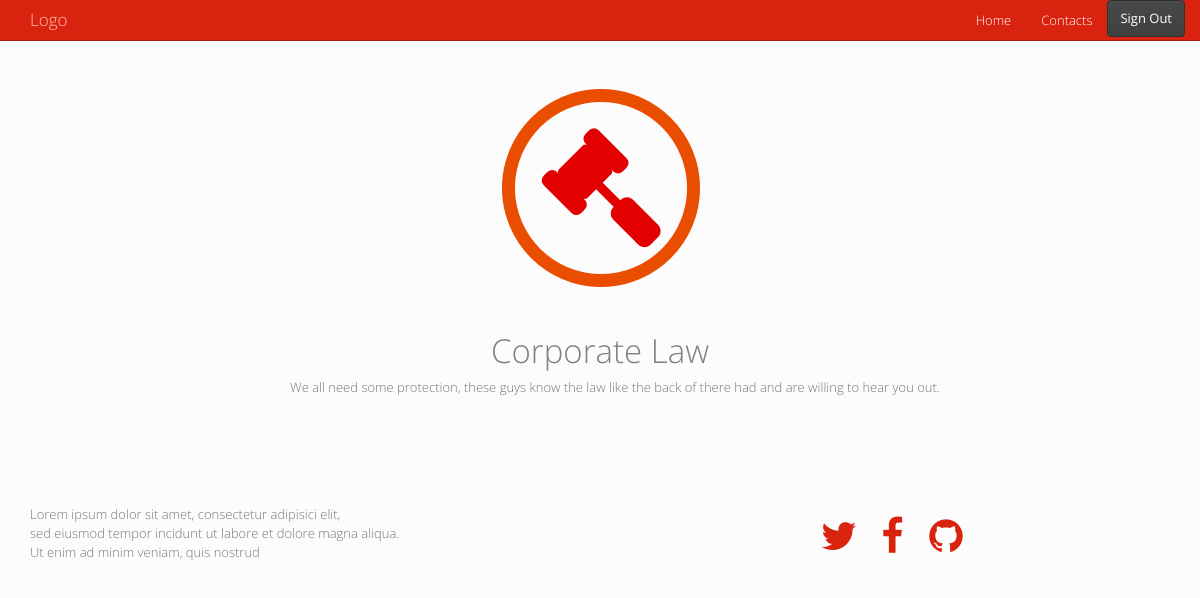
The page /php/skillPage.php?skill=7 on the database its author committed.
### tables this page shows
CREATE TABLE IF NOT EXISTS `skills` (
  `ID` int(11) NOT NULL,
  `skillName` varchar(50) NOT NULL,
  `skillInfo` text NOT NULL
);

### php/skillPage.php (the view, shortened to what this page needs)
<?php
    $skillID = $_GET['skill'];
    if (!isset($skillID)) {
       header("Location: index.php");
   } else {
      $conn = new mysqli(DB_HOST, DB_USER, DB_PASS, DB_NAME);
      if ($conn->connect_error) {
          header("Location: index.php");
          echo $error = "Connection failed: " . $conn->connect_error;
      } else {
          $sql = "SELECT * FROM skills WHERE ID = '".$skillID."'";
          $result = $conn->query($sql);
          $skillInfo = $result->fetch_assoc();
      }
   }
?>
<html><head>
    <link href="http://cdnjs.cloudflare.com/ajax/libs/font-awesome/4.3.0/css/font-awesome.min.css" rel="stylesheet" type="text/css">
    <link rel="stylesheet" href="bootstrap.min.css">
</head><body>
    <div class="navbar navbar-default navbar-inverse navbar-static-top">
      <div class="container">
        <div class="navbar-header">
          <a class="navbar-brand" href="#"><span>Logo</span></a>
        </div>
        <div class="collapse navbar-collapse" id="navbar-ex-collapse">
          <a href="logout.php" class="btn btn-default navbar-right">Sign Out</a><ul class="nav navbar-nav navbar-right">
            <li class="active">
              <a href="#">Home</a>
            </li>
            <li class="active">
              <a href="#">Contacts</a>
            </li>
          </ul>
        </div>
      </div>
    </div>
    <div class="section">
      <div class="container">
        <div class="row">
          <div class="col-md-1"></div>
          <div class="col-md-10">
            <img src="<?php echo "assets/".$skillID.".png" ?>" class="center-block img-circle img-responsive">
            <h1 class="text-center text-muted"><?php echo $skillInfo["skillName"] ?></h1>
          </div>
          <div class="col-md-1"></div>
        </div>
      </div>
    </div>
    <div class="section">
      <div class="container">
        <div class="row">
          <div class="col-md-12">
            <div class="section">
              <div class="container">
                <div class="row"><div class="col-md-12"><p class="text-center"><?php echo $skillInfo["skillInfo"] ?></p></div></div>
              </div>
            </div>
          </div>
        </div>
      </div>
    </div><footer class="section section-primary"> <div class="container"> <div class="row"> <div class="col-sm-6"> <h1><br><br></h1> <p>Lorem ipsum dolor sit amet, consectetur adipisici elit, <br>sed eiusmod tempor incidunt ut labore et dolore magna aliqua. <br>Ut enim ad minim veniam, quis nostrud</p></div><div class="col-sm-6"> <p class="text-info text-right"> <br><br></p><p><br><br><br></p><div class="row"> <div class="col-md-12 text-center">  <a href="#"><i class="fa fa-3x fa-fw fa-twitter text-primary"></i></a> <a href="#"><i class="fa fa-3x fa-facebook fa-fw text-primary"></i></a> <a href="#"><i class="fa fa-3x fa-fw fa-github text-primary"></i></a> </div></div></div></div></div></footer>
</body></html>

### php/skillPage.php (style rules this page uses)
i { color:#fff; }

### rows shown on the page
skills: skillName "Corporate Law", skillInfo "We all need some protection, these guys know the law like the back of there had and are willing to hear you out."
